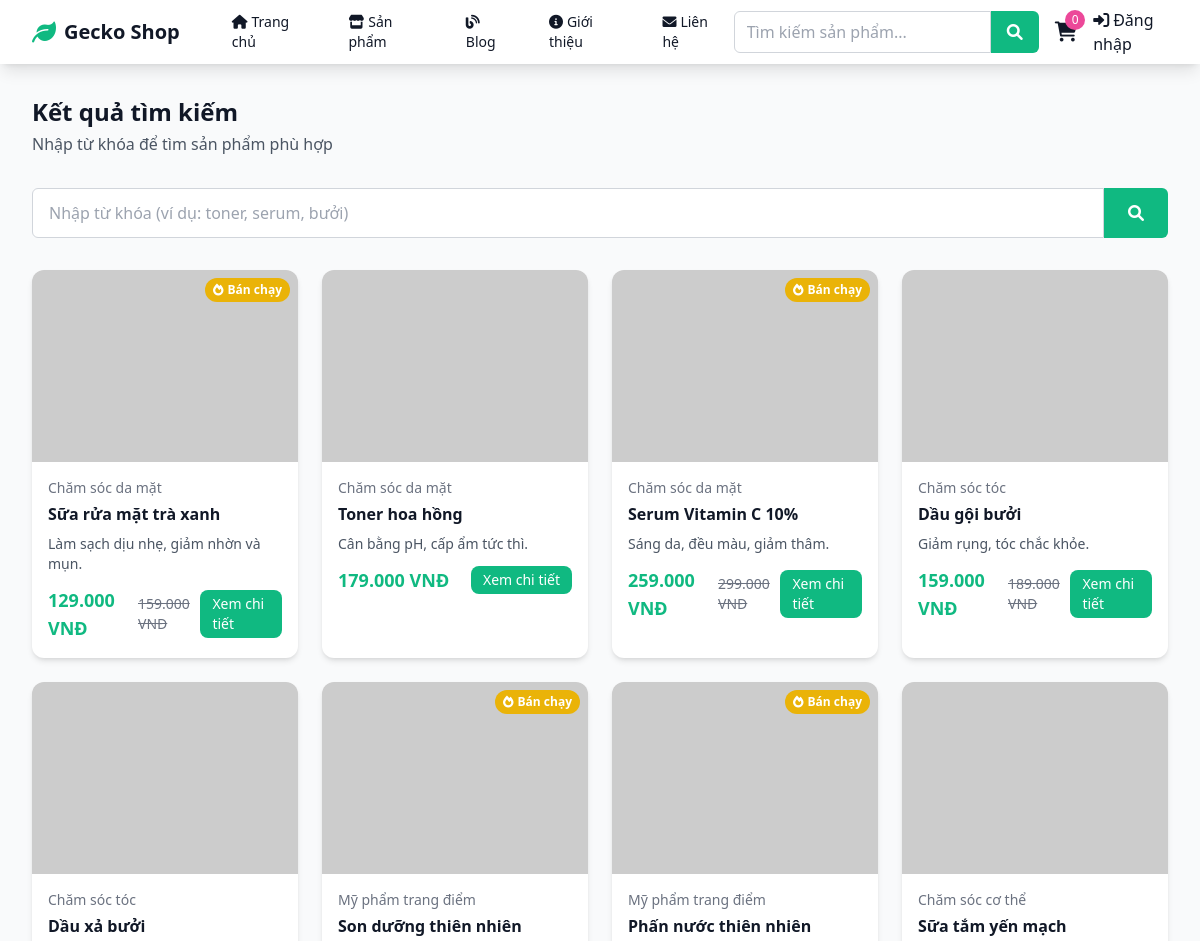
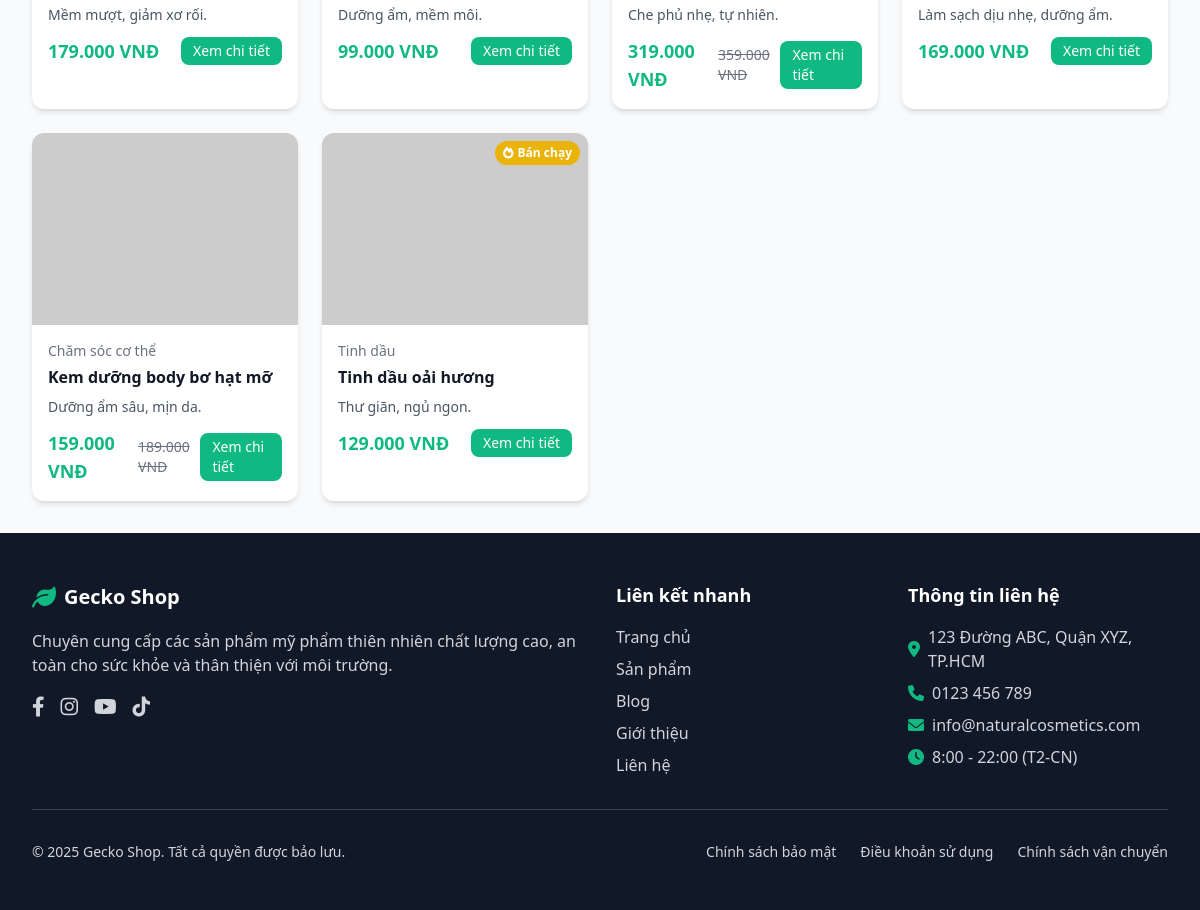
Screenshot of /search.php with the database file from the repository (2 pictures, top to bottom).
### tables this page shows
CREATE TABLE products (
    id INT PRIMARY KEY AUTO_INCREMENT,
    name VARCHAR(200) NOT NULL,
    slug VARCHAR(200) UNIQUE NOT NULL,
    description TEXT,
    short_description TEXT,
    price DECIMAL(10,2) NOT NULL,
    sale_price DECIMAL(10,2) NULL,
    sku VARCHAR(100) UNIQUE,
    stock_quantity INT DEFAULT 0,
    category_id INT NOT NULL,
    images JSON,
    ingredients TEXT,
    usage_instructions TEXT,
    weight VARCHAR(50),
    origin VARCHAR(100),
    is_featured BOOLEAN DEFAULT FALSE,
    is_bestseller BOOLEAN DEFAULT FALSE,
    is_active BOOLEAN DEFAULT TRUE,
    meta_title VARCHAR(200),
    meta_description TEXT,
    created_at TIMESTAMP DEFAULT CURRENT_TIMESTAMP,
    updated_at TIMESTAMP DEFAULT CURRENT_TIMESTAMP ON UPDATE CURRENT_TIMESTAMP,
    FOREIGN KEY (category_id) REFERENCES categories(id) ON DELETE CASCADE
);

CREATE TABLE categories (
    id INT PRIMARY KEY AUTO_INCREMENT,
    name VARCHAR(100) NOT NULL,
    slug VARCHAR(100) UNIQUE NOT NULL,
    description TEXT,
    image VARCHAR(255),
    parent_id INT NULL,
    sort_order INT DEFAULT 0,
    is_active BOOLEAN DEFAULT TRUE,
    created_at TIMESTAMP DEFAULT CURRENT_TIMESTAMP,
    FOREIGN KEY (parent_id) REFERENCES categories(id) ON DELETE SET NULL
);

### config/database.php (called while the page is built, shortened)
<?php
function formatPrice($price) {
    return number_format($price, 0, ',', '.') . ' VNĐ';
}
?>

### search.php (the view, shortened to what this page needs)
<?php
require_once 'config/database.php';
$query = isset($_GET['q']) ? sanitize($_GET['q']) : '';
$page = isset($_GET['page']) ? max(1, (int)$_GET['page']) : 1;
$limit = 12;
$offset = ($page - 1) * $limit;
$where_clause = 'p.is_active = 1';
$params = [];
$count_sql = "SELECT COUNT(*) as total FROM products p WHERE $where_clause";
$count_stmt = $pdo->prepare($count_sql);
$count_stmt->execute($params);
$total = (int)$count_stmt->fetch()['total'];
$sql = "
    SELECT p.*, c.name as category_name
    FROM products p
    LEFT JOIN categories c ON p.category_id = c.id
    WHERE $where_clause
    ORDER BY p.created_at DESC
    LIMIT $limit OFFSET $offset
";
$stmt = $pdo->prepare($sql);
$stmt->execute($params);
$products = $stmt->fetchAll();
include 'includes/header.php';
?>
<div class="max-w-7xl mx-auto px-4 sm:px-6 lg:px-8 py-8">
    <div class="mb-8">
        <h1 class="text-2xl font-bold text-gray-900">Kết quả tìm kiếm</h1>
        <p class="text-gray-600 mt-1">
            <?php if ($query): ?>
                Tìm thấy <?php echo $total; ?> kết quả cho "<?php echo htmlspecialchars($query); ?>"
            <?php else: ?>
                Nhập từ khóa để tìm sản phẩm phù hợp
            <?php endif; ?>
        </p>
    </div>
    <form method="GET" action="search.php" class="mb-8">
        <div class="flex">
            <input type="text" name="q" placeholder="Nhập từ khóa (ví dụ: toner, serum, bưởi)" value="<?php echo htmlspecialchars($query); ?>"
                   class="flex-1 px-4 py-3 border border-gray-300 rounded-l-md focus:outline-none focus:ring-2 focus:ring-primary focus:border-transparent">
            <button type="submit" class="px-6 py-3 bg-primary text-white rounded-r-md hover:bg-green-600">
                <i class="fas fa-search"></i>
            </button>
        </div>
    </form>
    <?php if ($total === 0): ?>
        <div class="text-center py-16">
            <i class="fas fa-search text-6xl text-gray-300 mb-4"></i>
            <h3 class="text-xl font-semibold text-gray-900 mb-2">Không tìm thấy sản phẩm</h3>
            <p class="text-gray-600 mb-6">Thử từ khóa khác hoặc xem các sản phẩm nổi bật</p>
            <a href="products.php" class="bg-primary text-white px-6 py-3 rounded-lg hover:bg-green-600 transition-colors">
                Xem tất cả sản phẩm
            </a>
        </div>
    <?php else: ?>
        <div class="grid grid-cols-1 sm:grid-cols-2 lg:grid-cols-4 gap-6">
            <?php foreach ($products as $product): ?>
            <div class="bg-white rounded-xl shadow-md overflow-hidden card-hover">
                <div class="relative">
                    <?php
                    $images = $product['images'] ? json_decode($product['images'], true) : [];
                    $main_image = !empty($images) ? $images[0] : 'https://via.placeholder.com/300x300?text=No+Image';
                    ?>
                    <img src="<?php echo $main_image; ?>" alt="<?php echo htmlspecialchars($product['name']); ?>" class="w-full h-48 object-cover">
                    <?php if ($product['is_bestseller']): ?>
                        <div class="absolute top-2 right-2 bg-yellow-500 text-white px-2 py-1 rounded-full text-xs font-semibold">
                            <i class="fas fa-fire mr-1"></i>Bán chạy
                        </div>
                    <?php endif; ?>
                </div>
                <div class="p-4">
                    <div class="text-sm text-gray-500 mb-1"><?php echo htmlspecialchars($product['category_name']); ?></div>
                    <h3 class="font-semibold text-gray-900 mb-2 line-clamp-2"><?php echo htmlspecialchars($product['name']); ?></h3>
                    <p class="text-sm text-gray-600 mb-3 line-clamp-2"><?php echo htmlspecialchars($product['short_description']); ?></p>
                    <div class="flex items-center justify-between">
                        <div class="flex items-center space-x-2">
                            <?php if (!empty($product['sale_price'])): ?>
                                <span class="text-lg font-bold text-primary"><?php echo formatPrice($product['sale_price']); ?></span>
                                <span class="text-sm text-gray-500 line-through"><?php echo formatPrice($product['price']); ?></span>
                            <?php else: ?>
                                <span class="text-lg font-bold text-primary"><?php echo formatPrice($product['price']); ?></span>
                            <?php endif; ?>
                        </div>
                        <a href="product.php?id=<?php echo $product['id']; ?>" class="bg-primary text-white px-3 py-1 rounded-lg text-sm hover:bg-green-600 transition-colors">
                            Xem chi tiết
                        </a>
                    </div>
                </div>
            </div>
            <?php endforeach; ?>
        </div>
    <?php endif; ?>
</div>
<?php include 'includes/footer.php'; ?>

### includes/header.php (style rules this page uses)
.card-hover { transition: transform 0.3s ease, box-shadow 0.3s ease; }

### search.php (style rules this page uses)
.line-clamp-2 { display: -webkit-box; -webkit-line-clamp: 2; line-clamp: 2; -webkit-box-orient: vertical; overflow: hidden; }

### rows the page displays
products: is_bestseller 1 (drawn), category.name "Chăm sóc da mặt", name "Sữa rửa mặt trà xanh", short_description "Làm sạch dịu nhẹ, giảm nhờn và mụn.", sale_price "129.000 VNĐ", price "159.000 VNĐ"
products: category.name "Chăm sóc da mặt", name "Toner hoa hồng", short_description "Cân bằng pH, cấp ẩm tức thì.", price "179.000 VNĐ"
products: is_bestseller 1 (drawn), category.name "Chăm sóc da mặt", name "Serum Vitamin C 10%", short_description "Sáng da, đều màu, giảm thâm.", sale_price "259.000 VNĐ", price "299.000 VNĐ"
products: category.name "Chăm sóc tóc", name "Dầu gội bưởi", short_description "Giảm rụng, tóc chắc khỏe.", sale_price "159.000 VNĐ", price "189.000 VNĐ"
products: category.name "Chăm sóc tóc", name "Dầu xả bưởi", short_description "Mềm mượt, giảm xơ rối.", price "179.000 VNĐ"
products: is_bestseller 1 (drawn), category.name "Mỹ phẩm trang điểm", name "Son dưỡng thiên nhiên", short_description "Dưỡng ẩm, mềm môi.", price "99.000 VNĐ"
products: is_bestseller 1 (drawn), category.name "Mỹ phẩm trang điểm", name "Phấn nước thiên nhiên", short_description "Che phủ nhẹ, tự nhiên.", sale_price "319.000 VNĐ", price "359.000 VNĐ"
products: category.name "Chăm sóc cơ thể", name "Sữa tắm yến mạch", short_description "Làm sạch dịu nhẹ, dưỡng ẩm.", price "169.000 VNĐ"
products: category.name "Chăm sóc cơ thể", name "Kem dưỡng body bơ hạt mỡ", short_description "Dưỡng ẩm sâu, mịn da.", sale_price "159.000 VNĐ", price "189.000 VNĐ"
products: is_bestseller 1 (drawn), category.name "Tinh dầu", name "Tinh dầu oải hương", short_description "Thư giãn, ngủ ngon.", price "129.000 VNĐ"

### other values shown
SITE_NAME "Gecko Shop"
